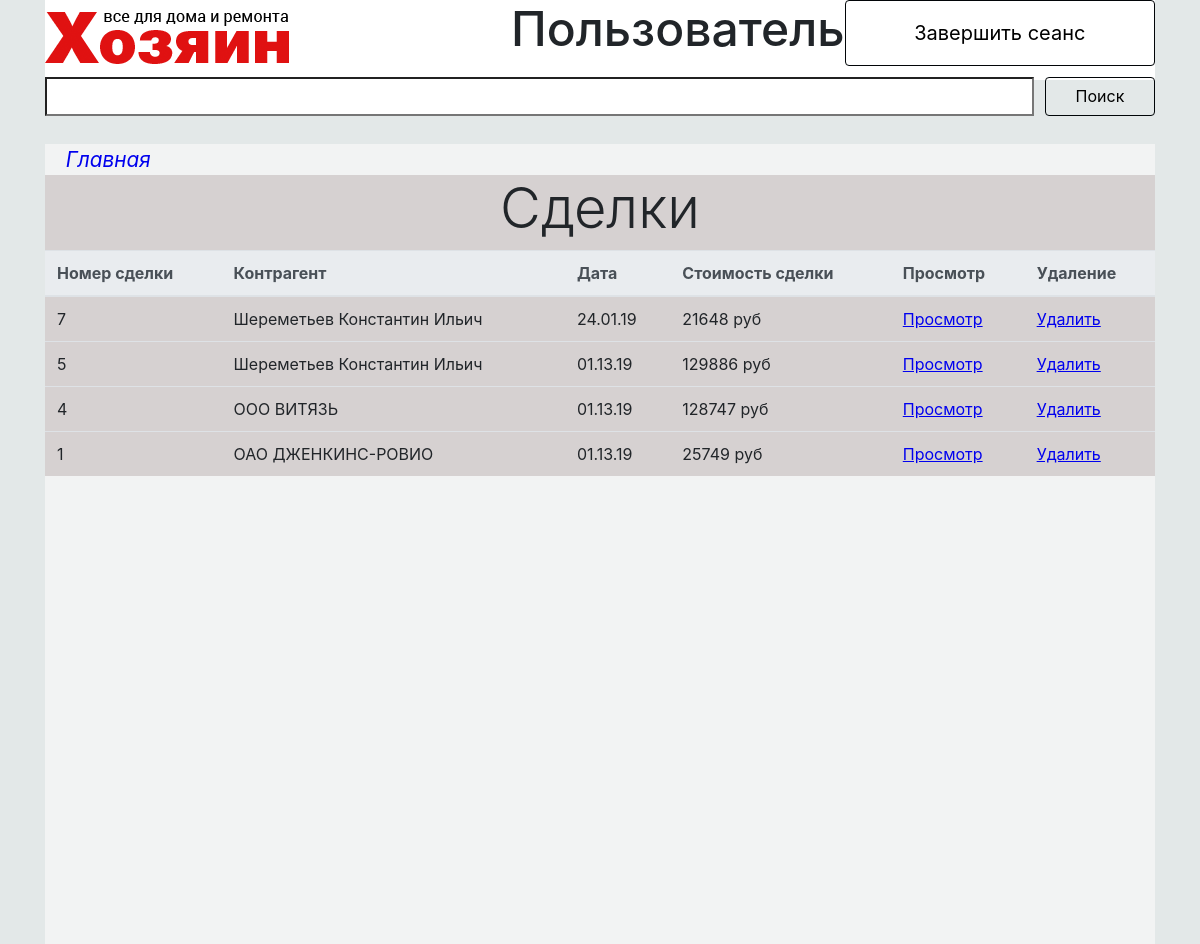
/deals.php (signed in), run on the app's committed database.
### tables this page shows
CREATE TABLE `deal` (
  `deal_id` int(11) NOT NULL,
  `deal_name_customer` varchar(150) NOT NULL COMMENT 'Id заказчика',
  `deal_product_name` varchar(1024) NOT NULL COMMENT 'Id товара',
  `deal_count` varchar(255) NOT NULL COMMENT 'Количество товара',
  `deal_date` varchar(10) NOT NULL COMMENT 'Дата заказа',
  `deal_delivery_type` enum('0','1') NOT NULL COMMENT 'Тип доставки(0-самовывоз,1-доставка)',
  `deal_cost` int(15) NOT NULL COMMENT 'Стоимость сделки',
  `deal_status` enum('0','1') NOT NULL
);

### assets/dealsContent.php (the view, shortened to what this page needs)
<?php
	$host = "localhost";
  	$login = "root";
  	$db = "tool_db";
  	$conn = mysqli_connect($host, $login, $password, $db);
	$show = "SELECT deal_id,deal_name_customer,deal_date,deal_cost FROM deal where deal_status = '1' ORDER BY deal_id DESC";
	$result =mysqli_query($conn, $show);
	if($result){
		echo <<<HEREDOC
					<table class="table">
					<thead class="thead-light">
						<tr>
							<th>Номер сделки</td>
							<th>Контрагент</td>
							<th>Дата</td>
							<th>Стоимость сделки</td>
							<th>Просмотр</td>
							<th>Удаление</td>
						</tr>
						</thead>
HEREDOC;
		while($row = mysqli_fetch_array($result)){
                    echo <<<HEREDOC
                    <tr>
                    <td>{$row['deal_id']}</td>
                    <td>{$row['deal_name_customer']}</td>
                    <td>{$row['deal_date']}</td>
                    <td>{$row['deal_cost']} руб</td>
					<td><a name=\"red_id\" href=\dealsDetail.php?red_id={$row["deal_id"]}>Просмотр</a></td>
					<td><a name=\"del_id\" href=\deals.php?del_id={$row["deal_id"]}>Удалить</a></td>
                    </tr>
HEREDOC;
                  }
	}
?>

### data on the page
deal: deal_id "7", deal_name_customer "Шереметьев Константин Ильич", deal_date "24.01.19", deal_cost "21648"
deal: deal_id "5", deal_name_customer "Шереметьев Константин Ильич", deal_date "01.13.19", deal_cost "129886"
deal: deal_id "4", deal_name_customer "ООО ВИТЯЗЬ", deal_date "01.13.19", deal_cost "128747"
deal: deal_id "1", deal_name_customer "ОАО ДЖЕНКИНС-РОВИО", deal_date "01.13.19", deal_cost "25749"

### other printed values
$Privilege "Пользователь"
